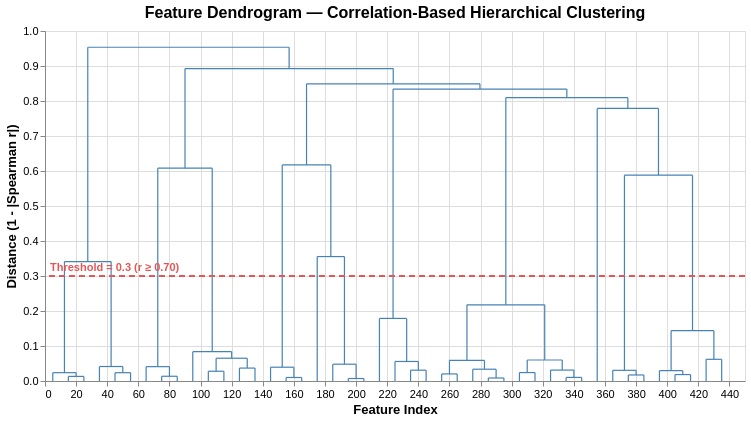

This figure's notebook cell:
### Code cell
# Visualization: Feature Dendrogram 
def plot_feature_dendrogram(linkage_matrix, feature_cols, distance_threshold=distance_threshold):
    # Convert scipy linkage to plottable dendrogram data
    dend = dendrogram(linkage_matrix, labels=feature_cols, no_plot=True)

    # Extract dendrogram segments for Altair
    segments = []
    for i, (icoord, dcoord) in enumerate(zip(dend['icoord'], dend['dcoord'])):
        for j in range(len(icoord)-1):
            segments.append({
                'x0': icoord[j], 'y0': dcoord[j],
                'x1': icoord[j+1], 'y1': dcoord[j+1],
                'segment_id': i
            })

    seg_df = pd.DataFrame(segments)

    # Threshold line data
    threshold_df = pd.DataFrame({
        'y': [distance_threshold],
        'label': [f'Threshold = {distance_threshold} (r ≥ {1 - distance_threshold:.2f})']
    })

    # Dendrogram plot
    dendro_base = alt.Chart(seg_df).mark_line(color='steelblue', strokeWidth=1.2)
    dendro_lines = dendro_base.encode(
        x=alt.X('x0:Q', title='Feature Index'),
        x2='x1:Q',
        y=alt.Y('y0:Q', title='Distance (1 - |Spearman r|)', scale=alt.Scale(zero=True)),
        y2='y1:Q',
        detail='segment_id:N'
    )

    threshold_line = alt.Chart(threshold_df).mark_rule(
        color='#E45756', strokeDash=[6, 4], strokeWidth=2
    ).encode(
        y='y:Q',
        tooltip=[alt.Tooltip('label:N', title='Cut Threshold')]
    )

    threshold_label = alt.Chart(threshold_df).mark_text(
        align='left', dx=5, dy=-8, fontSize=11, fontWeight='bold', color='#E45756'
    ).encode(
        x=alt.value(0),
        y='y:Q',
        text='label:N'
    )

    dendro_chart = (dendro_lines + threshold_line + threshold_label).properties(
        title='Feature Dendrogram — Correlation-Based Hierarchical Clustering',
        width=700,
        height=350
    ).configure_axis(
        labelFontSize=11,
        titleFontSize=13
    ).configure_title(
        fontSize=16
    )

    return dendro_chart

dendro_chart = plot_feature_dendrogram(linkage_matrix, feature_cols, distance_threshold)
dendro_chart

### Figure 1 — Vega-Lite specification as saved in the notebook (floating-point values rounded to 4 significant figures; data arrays with more than 128 entries replaced by an {"elided": "..."} marker saying what was removed)
{"config": {"view": {"continuousWidth": 300, "continuousHeight": 300}, "axis": {"labelFontSize": 11, "titleFontSize": 13}, "title": {"fontSize": 16}}, "layer": [{"data": {"name": "data-f6f20dea86146f7ae319ebd2cef7e5c1"}, "mark": {"type": "line", "color": "steelblue", "strokeWidth": 1.2}, "encoding": {"detail": {"field": "segment_id", "type": "nominal"}, "x": {"field": "x0", "title": "Feature Index", "type": "quantitative"}, "x2": {"field": "x1"}, "y": {"field": "y0", "scale": {"zero": true}, "title": "Distance (1 - |Spearman r|)", "type": "quantitative"}, "y2": {"field": "y1"}}}, {"data": {"name": "data-83878a6f7b3839230277bb8b2e24ca6f"}, "mark": {"type": "rule", "color": "#E45756", "strokeDash": [6, 4], "strokeWidth": 2}, "encoding": {"tooltip": [{"field": "label", "title": "Cut Threshold", "type": "nominal"}], "y": {"field": "y", "type": "quantitative"}}}, {"data": {"name": "data-83878a6f7b3839230277bb8b2e24ca6f"}, "mark": {"type": "text", "align": "left", "color": "#E45756", "dx": 5, "dy": -8, "fontSize": 11, "fontWeight": "bold"}, "encoding": {"text": {"field": "label", "type": "nominal"}, "x": {"value": 0}, "y": {"field": "y", "type": "quantitative"}}}], "height": 350, "title": "Feature Dendrogram — Correlation-Based Hierarchical Clustering", "width": 700, "$schema": "https://vega.github.io/schema/vega-lite/v6.1.0.json", "datasets": {"data-f6f20dea86146f7ae319ebd2cef7e5c1": {"elided": "129 records"}, "data-83878a6f7b3839230277bb8b2e24ca6f": [{"y": 0.3, "label": "Threshold = 0.3 (r ≥ 0.70)"}]}}
